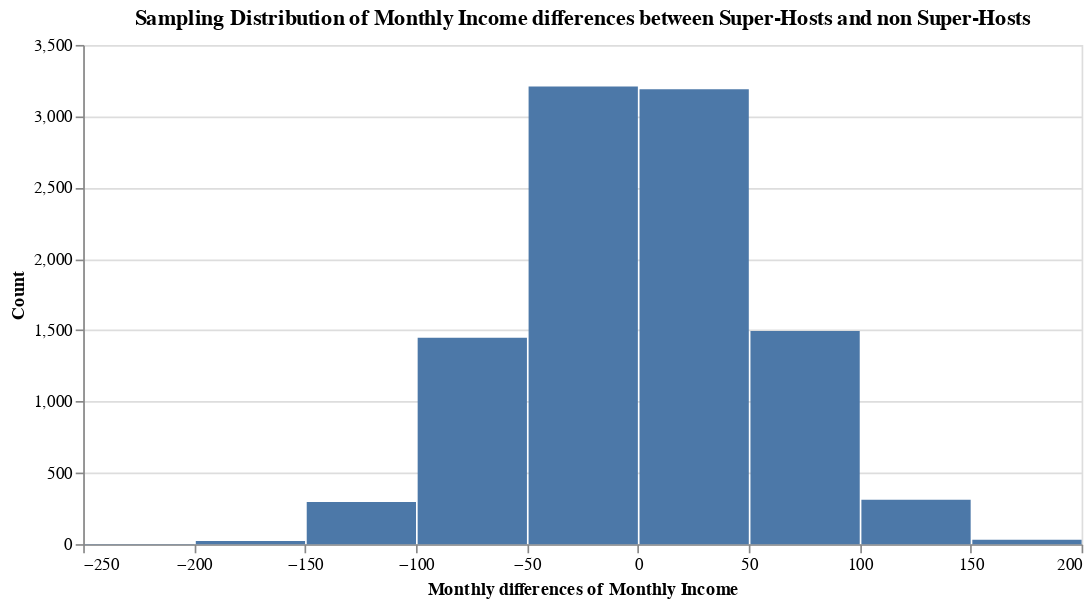

Write notebook code for a chart like this one.
### Code cell
%%time
output = perform_permutation_test(resampled_df[resampled_df.host_is_superhost==True].income_per_month , resampled_df[resampled_df.host_is_superhost==False].income_per_month, x_axis_title='Monthly Income', chart_title='Monthly Income differences between Super-Hosts and non Super-Hosts')
output[1]

### Figure 1 — Vega-Lite specification as saved in the notebook (floating-point values rounded to 4 significant figures; data arrays with more than 128 entries replaced by an {"elided": "..."} marker saying what was removed)
{"config": {"view": {"continuousWidth": 400, "continuousHeight": 300}}, "data": {"name": "data-9172a35b930b505ea295701ff38dad95"}, "mark": "bar", "encoding": {"x": {"type": "quantitative", "bin": {"maxbins": 15}, "field": "Diffs", "title": "Monthly differences of Monthly Income"}, "y": {"type": "quantitative", "aggregate": "count", "title": "Count"}}, "title": "Sampling Distribution of Monthly Income differences between Super-Hosts and non Super-Hosts", "width": 600, "$schema": "https://vega.github.io/schema/vega-lite/v4.8.1.json", "datasets": {"data-9172a35b930b505ea295701ff38dad95": {"elided": "10000 records"}}}
